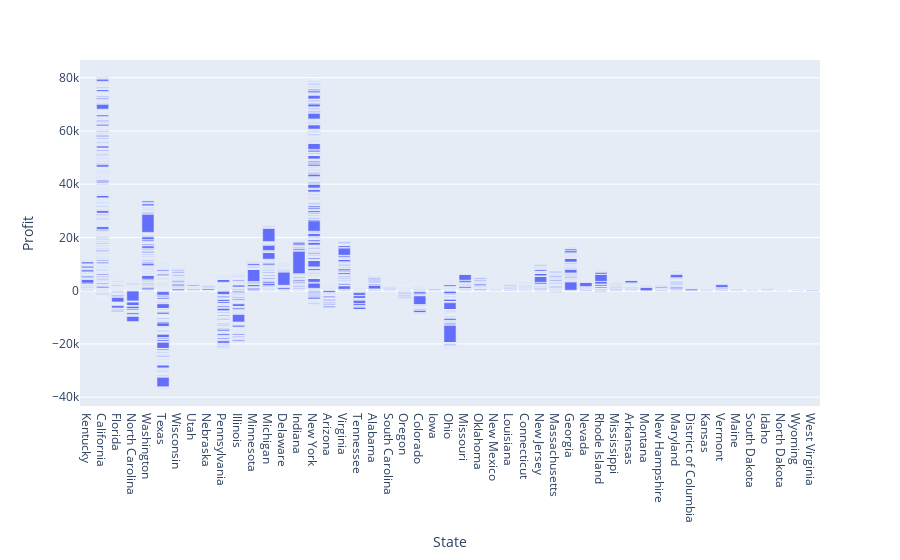

Notebook cell for this chart:
### Code cell
import plotly.express as px
fig = px.bar(df, x='State', y='Profit')
fig.show()

### Figure 1 — Plotly figure (JSON) as saved in the notebook; plotly's stock layout.template omitted (floating-point values rounded to 4 significant figures; data arrays with more than 128 entries replaced by an {"elided": "..."} marker saying what was removed)
{"data": [{"alignmentgroup": "True", "hovertemplate": "State=%{x}<br>Profit=%{y}<extra></extra>", "legendgroup": "", "marker": {"color": "#636efa", "pattern": {"shape": ""}}, "name": "", "offsetgroup": "", "orientation": "v", "showlegend": false, "textposition": "auto", "type": "bar", "x": {"elided": "9994 str values"}, "xaxis": "x", "y": {"elided": "9994 float values"}, "yaxis": "y"}], "layout": {"barmode": "relative", "legend": {"tracegroupgap": 0}, "margin": {"t": 60}, "xaxis": {"anchor": "y", "domain": [0, 1], "title": {"text": "State"}}, "yaxis": {"anchor": "x", "domain": [0, 1], "title": {"text": "Profit"}}}}
